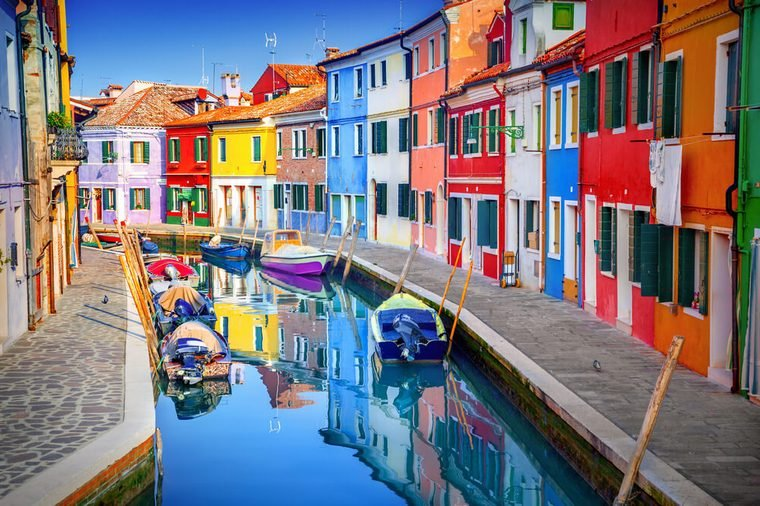
#> input picture NumPy/houses.jpg, 760 x 506 px
$ python Predavanje3.py
#> lines starting #> are read from the running program, lines starting #| are printed output that depends on the picture
from PIL import Image
import matplotlib.pyplot as plt
import numpy as np
slika=Image.open("houses.jpg")
#> slika is the input picture: PIL image 760x506 RGB; mean R, G, B 124.9, 120.2, 127.4
slika_numpy=np.asarray(slika)
print(type(slika))
#| <class 'PIL.JpegImagePlugin.JpegImageFile'>
print(type(slika_numpy))
#| <class 'numpy.ndarray'>
print(slika_numpy.dtype)
#| uint8

slika_pil=Image.fromarray(slika_numpy)
print(type(slika_pil))
#| <class 'PIL.Image.Image'>
#slika_pil.save("moja_nova_slika.jpg")
print(slika_numpy.shape)
#| (506, 760, 3)

# [7 lines of commented-out code are left out]


slika_numpy = np.asarray(slika).copy() # create a writable copy of the array
slika_numpy[:,:,0] = 0
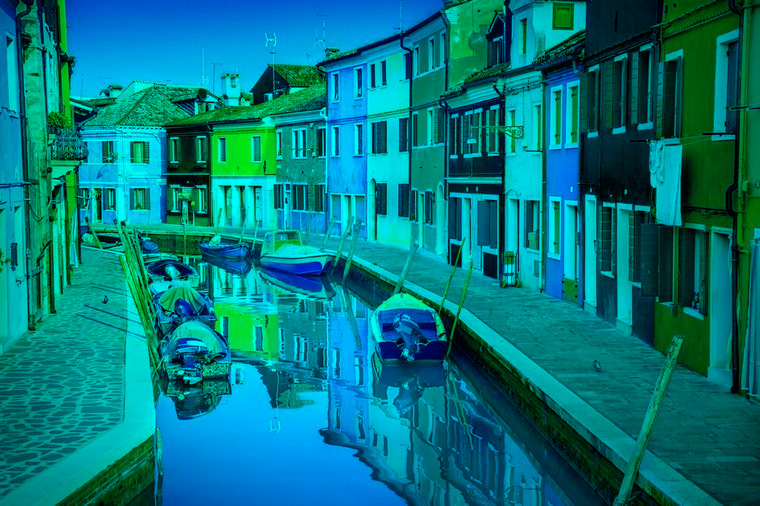
#> slika_numpy: shape (506, 760, 3); mean R, G, B 0, 120.2, 127.4
slika_numpy[:,:,1] = 0
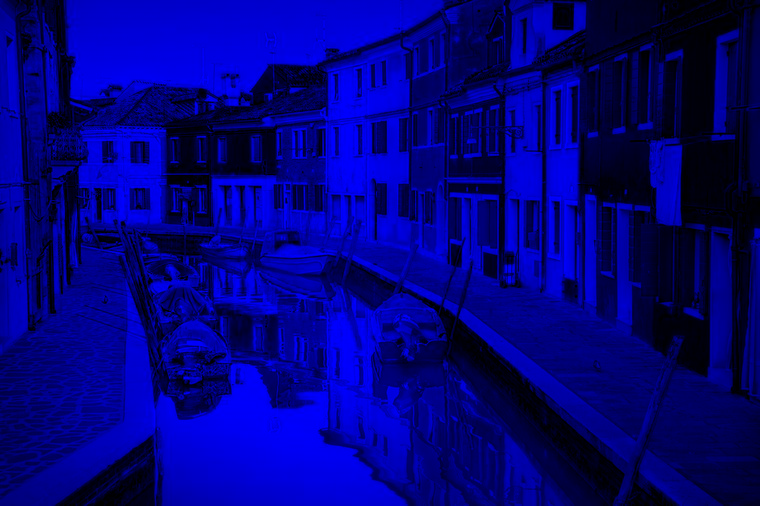
#> slika_numpy: shape (506, 760, 3); mean R, G, B 0, 0, 127.4

plt.imshow(slika_numpy)
plt.show()
